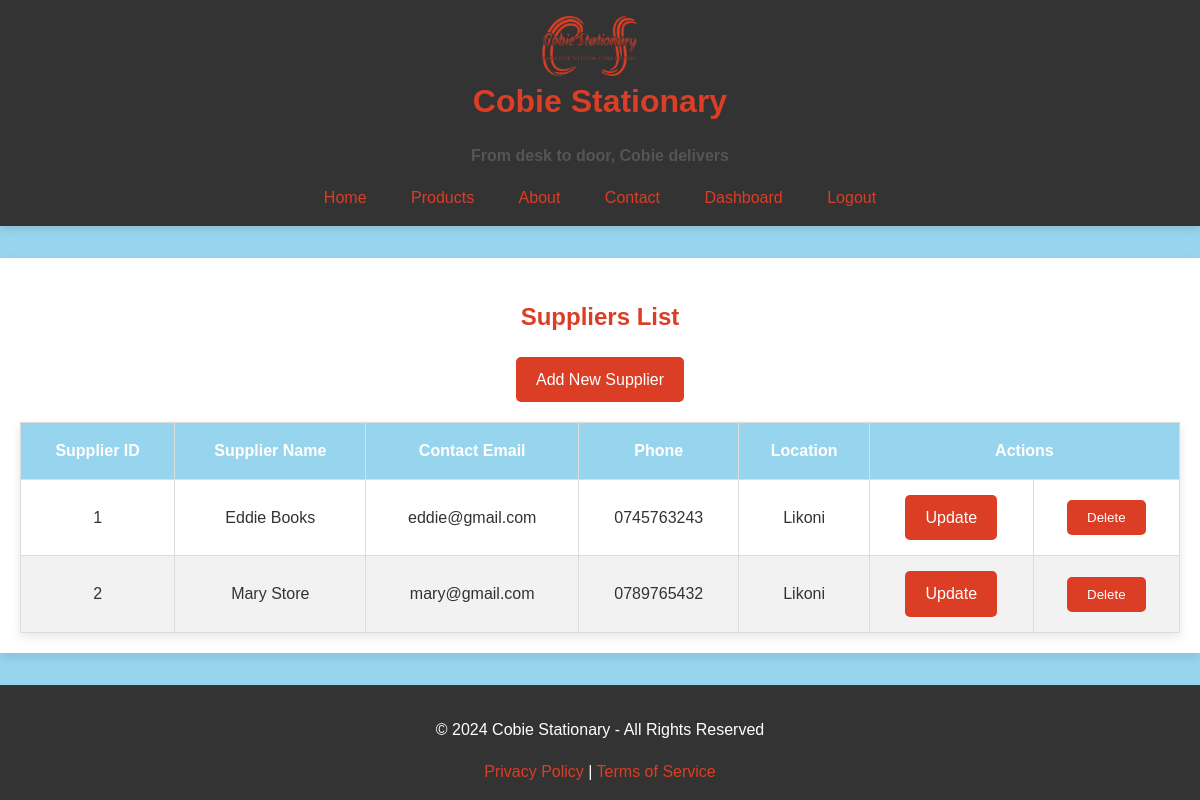
Page /reg/view/suppliers (signed in) on the committed database.
### app/models.py (models this page shows, shortened)
class Supplier(db.Model):
    __tablename__ = 'suppliers'
    supplier_id = db.Column(db.Integer, primary_key=True, autoincrement=True)
    supplier_name = db.Column(db.String(255), nullable=False)
    contact_name = db.Column(db.String(255), nullable=True)
    contact_email = db.Column(db.String(255), nullable=True)
    contact_phone = db.Column(db.String(20), nullable=True)
    address = db.Column(db.Text, nullable=True)
    products = db.relationship('Product', backref='supplier', lazy=True)

### app/reg/routes.py (the view)
@reg_bp.route('/view/suppliers')
@login_required
def view_supplier():
    suppliers = Supplier.query.all()
    return render_template('view_supplier.html', suppliers=suppliers)

### app/reg/templates/view_supplier.html (shortened to what this page needs)
{% extends 'base.html' %}
{% block head %}
<link rel="stylesheet" href="{{ url_for('static', filename='css/tables.css') }}">
{% endblock %}
{% block content %}
    <h2>Suppliers List</h2>
    <a href="{{ url_for('reg.add_supplier') }}" class="btn btn-primary mb-3">Add New Supplier</a>
    <table class="table">
        <thead>
            <tr>
                <th>Supplier ID</th>
                <th>Supplier Name</th>
                <th>Contact Email</th>
                <th>Phone</th>
                <th>Location</th>
                <th colspan="2">Actions</th>
            </tr>
        </thead>
        <tbody>
            {% for supplier in suppliers %}
            <tr>
                <td>{{ supplier.supplier_id }}</td>
                <td>{{ supplier.supplier_name }}</td>
                <td>{{ supplier.contact_email }}</td>
                <td>{{ supplier.contact_phone }}</td>
                <td>{{ supplier.address }}</td>
                <td>
                    <a href="{{ url_for('reg.update_supplier', supplier_id=supplier.supplier_id) }}" class="btn btn-primary">Update</a>
                </td>
                <td>
                    <form method="POST" action="{{ url_for('reg.delete_supplier', supplier_id=supplier.supplier_id) }}" onsubmit="return confirm('Are you sure you want to delete this supplier?');">
                        <button type="submit" class="btn btn-danger">Delete</button>
                    </form>
                </td>
            </tr>
            {% endfor %}
        </tbody>
    </table>
{% endblock %}

### app/static/css/styles.css (style rules this page uses)
body { background-color: #97D5EE; color: #DB3E25; font-family: 'Arial', sans-serif; margin: 0; padding: 0; line-height: 1.6; text-align: center; }

### app/static/css/tables.css (style rules this page uses)
.table { width: 100%; border-collapse: collapse; margin-top: 20px; box-shadow: 0px 4px 10px rgba(0, 0, 0, 0.1); }
.table th, .table td { padding: 15px; border: 1px solid #ddd; text-align: center; }
.table th { background-color: #97D5EE; color: #ffffff; font-weight: bold; }
.table tbody tr:nth-child(even) { background-color: #f2f2f2; }
.table tbody td { color: #333333; }
.btn { padding: 10px 20px; background-color: #DB3E25; color: #ffffff; border: none; border-radius: 5px; cursor: pointer; text-decoration: none; display: inline-block; transition: background-color 0.3s ease; }

### rows in the picture
Supplier: supplier_id "1", supplier_name "Eddie Books", contact_email "eddie@gmail.com", contact_phone "0745763243", address "Likoni"
Supplier: supplier_id "2", supplier_name "Mary Store", contact_email "mary@gmail.com", contact_phone "0789765432", address "Likoni"
